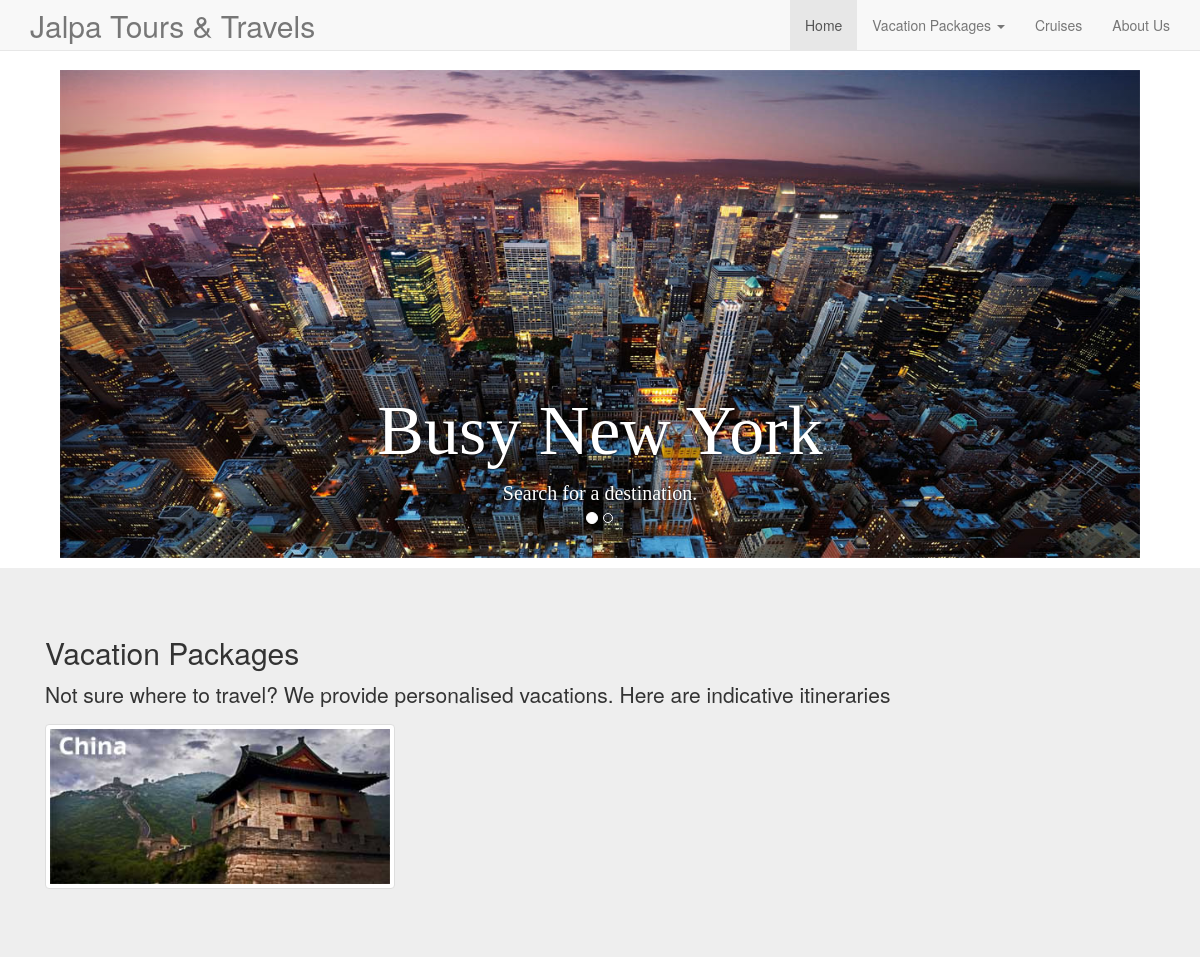
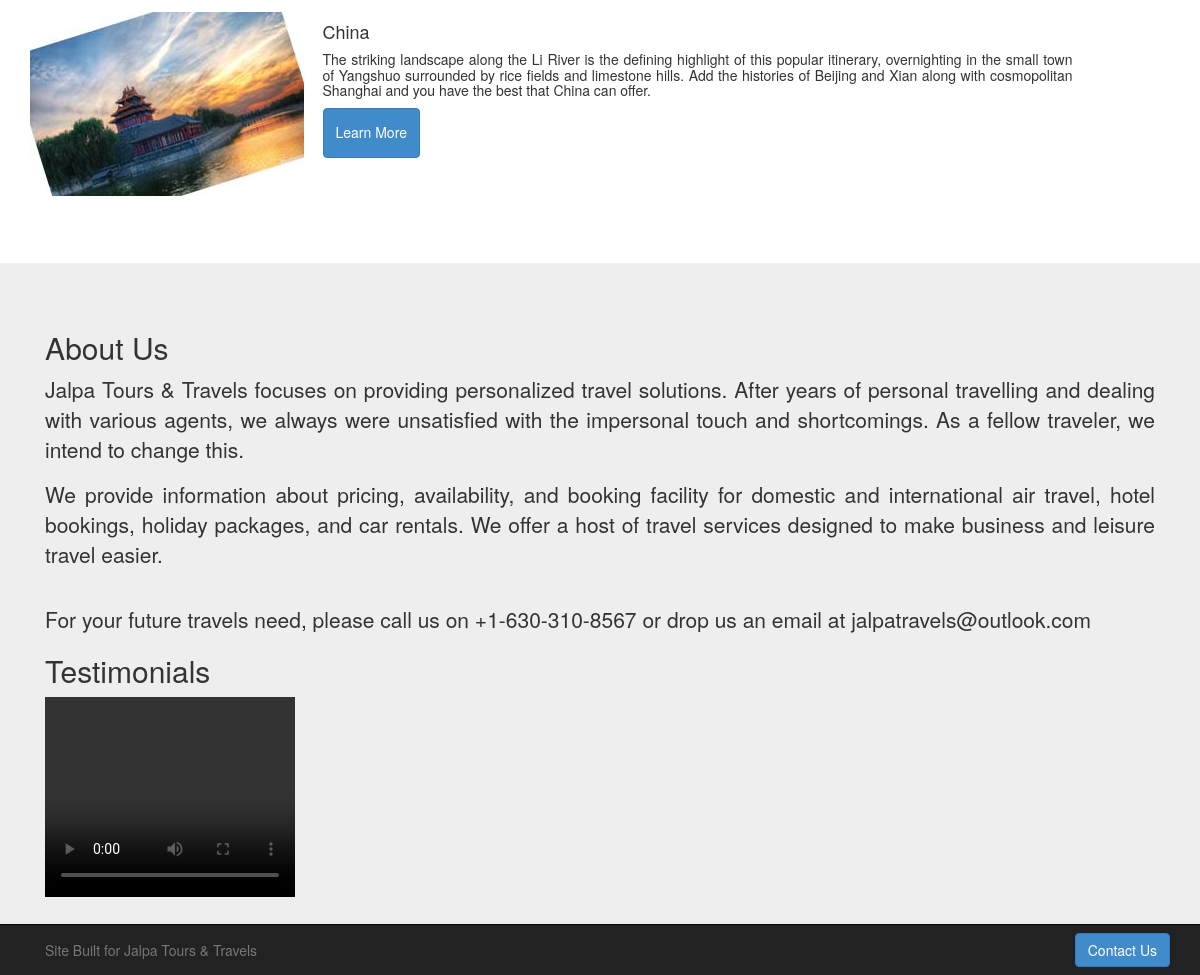
Page /myapp/index/ on the committed database (2 pictures, top to bottom).
### myproject/myapp/models.py (models this page shows)
class SliderImages(models.Model):
	slider_link = models.ImageField(upload_to='slider_images/')
	image_caption = models.CharField(max_length=30)

class PackageImages(models.Model):
    image_link = models.ImageField(upload_to='package_image/')
    image_text = models.CharField(max_length=10, default='')

class Package(models.Model):
	package_name = models.CharField(max_length=30)
	package_image = models.ImageField(upload_to='package_detail_image/')
	package_link = models.OneToOneField(PackageImages, on_delete=models.CASCADE, primary_key=True,)
	package_small_desc = models.CharField(max_length=1000)
	package_modal_link = get_random_string(length=10)
	package_modal_body = models.TextField(max_length=2500)
	package_itenary = models.FileField(upload_to='itenaries/')

### myproject/myapp/views.py (the view)
def index(request):
    images = PackageImages.objects.all()
    slider_images = SliderImages.objects.all()
    packages = Package.objects.all()
    return render_to_response(
        'index.html',
        {
         'images': images,
         'slider_images': slider_images,
         'packages': packages
        },
        context_instance=RequestContext(request)
    )

### myproject/myapp/templates/index.html (shortened to what this page needs)
{% load staticfiles %}
<link rel="stylesheet" type="text/css" href="{% static 'myapp/styles.css' %}" />
<link rel="stylesheet" type="text/css" href="{% static 'myapp/bootstrap.min.css' %}" />
<!DOCTYPE html>
<html>
    <head>
    </head>
    <body>
        <div class="navbar navbar-default navbar-fixed-top">
            <div class = "container">
                <a href="#" class="navbar-brand"><h2 style="margin-top:-2%;">Jalpa Tours & Travels </h2></a>
                <div class = "collapse navbar-collapse navHeaderCollapse">
                    <ul class ="nav navbar-nav navbar-right">
                        <li class="active"><a href = "#">Home</a></li>
                        <li class="dropdown">
                            <a href="e" class="dropdown-toggle" data-toggle ="dropdown"> Vacation Packages <b class="caret"></b></a>
                        </li>
                        <li><a href = "cruises.html">Cruises</a></li>
                        <li><a href = "#a">About Us</a></li>
                    </ul>
                </div>
            </div>
        </div>
        {% if slider_images %}
            <div id ="slider" class="carousel slide">
                <ol class="carousel-indicators">
                    {% for slider_image in slider_images %}
                        {% if slider_image.id == 1 %}
                            <li data-target="#slider" data-slide-to="{{ slider_image.id }}" class="active"></li>
                        {% else %}
                            <li data-target="#slider" data-slide-to="{{ slider_image.id }}"></li>
                        {% endif %}
                    {% endfor %}
                </ol>
                <div class="carousel-inner">
                    {% for slider_image in slider_images %}
                        {% if slider_image.id == 1 %}
                            <div class="item active">
                                <img src="{{ slider_image.slider_link.url }}" alt="Australia & New Zealand" class="image-responsive">
                                <div class="carousel-caption">
                                    <h1>{{ slider_image.image_caption }}</h1>
                                    <a href ="#guide">Search for a destination.</a>
                                </div>
                            </div>
                        {% endif %}
                    {% endfor %}
                </div>
                <a class="carousel-control left" href="#slider" data-slide="prev">
                    <span class="icon-prev"></a>
                <a class="carousel-control right" href="#slider" data-slide="next">
                    <span class="icon-next"></a>
            </div>
        {% endif %}
        <div class="jumbotron">
            {% if images %}
                <div class = "container">
                    <h2 id = "guide">Vacation Packages</h2>
                    <p>Not sure where to travel? We provide personalised vacations. Here are indicative itineraries</p>
                    <div class ="guides">
                        <div class="row">
                            {% for image in images %}
                                <div class="col-md-4">
                                    <div class="thumbnail">
                                        <a href="#{{ image.image_text }}"><img src="{{ image.image_link.url }}"></a>
                                    </div>
                                </div>
                            {% endfor %}
                        </div>
                    </div>
                </div>
            {% else %}
                <p> No images found </p>
            {% endif %}
        </div>
        {% if packages %}
            <div class="container">
                <div class = "packages">
                    <div class="row">
                        {% for package in packages %}
                            <div class = "col-md-2">
                                <img src = "{{ package.package_image.url }}">
                            </div>
                            <div class="col-md-8 col-md-offset-1">
                                <div class = "pack">
                                    <h4 id="{{ package.package_link.image_text }}">{{ package.package_name }}</h4>
                                    <div class = "center">
                                        <h5>{{ package.package_small_desc }}</h5>
                                        <a href="#{{ package.package_modal_link }}" class="btn btn-primary" data-toggle="modal"><h5>Learn More</h5></a>
                                    </div>
                                </div>
                            </div>
                        {% endfor %}
                    </div>
                </div>
            </div>
        {% endif %}
        <div class="jumbotron">
            <div class = "container">
                <div class="aboutUs" id ="a">
                    <h2>About Us</h2>
                    <p>Jalpa Tours & Travels focuses on providing personalized travel solutions. After years of personal travelling and dealing with various agents, we always were unsatisfied with the impersonal touch and shortcomings. As a fellow traveler, we intend to change this.<br></p>
                    <p>We provide information about pricing, availability, and booking facility for domestic and international air travel, hotel bookings, holiday packages, and car rentals. We offer a host of travel services designed to make business and leisure travel easier.</p><br>
                    <p>For your future travels need, please call us on +1-630-310-8567 or drop us an email at jalpatravels@outlook.com</p>
                    <h2> Testimonials </h2>
                    <div class = "row">
                        <div class = "col-md-4">
                            <video width="250" height="200" controls>
                                <source src=""   type="video/mp4" class = "singleVideo" />
                            </video>
                        </div>
                    </div>
                </div>
            </div>
        </div>
        <div class = "navbar navbar-inverse navbar-fixed-bottom">
            <div class = "container">
                <p class= "navbar-text pull-left">Site Built for Jalpa Tours & Travels</p>
                <a href="ContactUs.html" class="navbar-btn btn-primary btn pull-right">Contact Us</a>
            </div>
        </div>
    </body>
</html>

### myproject/myapp/static/myapp/styles.css (style rules this page uses)
.carousel-caption h1 { font-size:70px; font-family: cursive; }
.carousel-caption a { font-size:20px; font-family: "Times New Roman"; color: white; }
#slider { width: 90%; margin-top: 70px; margin-right: auto; margin-left: auto; }
.jumbotron { margin-top: 10px; padding-top: 10px; }
.carousel-inner .item img { min-width: 100%; }
.packages { margin-bottom: 5%; }
.center { text-align: justify; }
.aboutUs p { font-size: 17px; text-align: justify; font-weight: bold; }

### rows in the picture
SliderImages: slider_link (picture), image_caption "Busy New York"
PackageImages: image_link (picture)
Package: package_image (picture), package_name "China", package_small_desc "The striking landscape along the Li River is the defining highlight of this popular itinerary, overnighting in the small town of Yangshuo surrounded by rice fields and limestone hills. Add the histories of Beijing and Xian along with cosmopolitan Shanghai and you have the best that China can offer."
